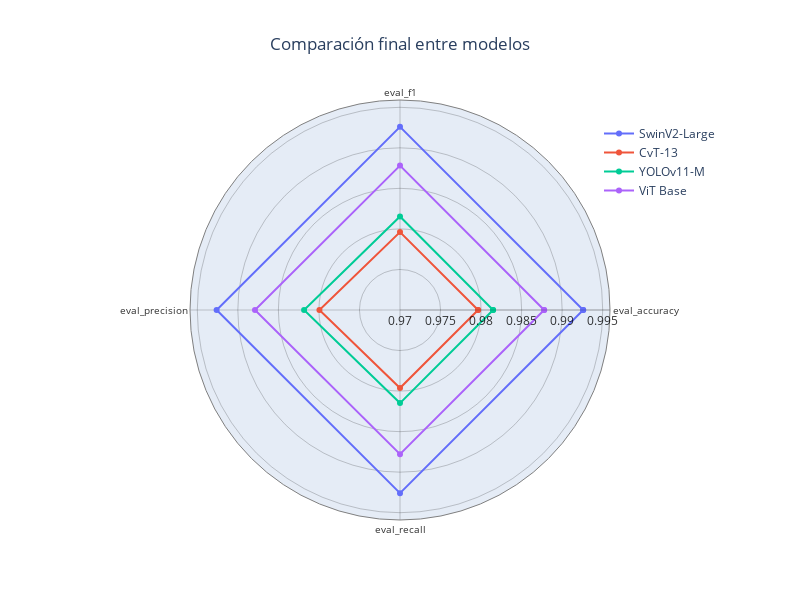

Source (notebook cell):
### Markdown cell above
### 2.5. Comparación de modelos <a name="comparacion-modelos"></a>

### Code cell
# Ajustamos los datos para el chart.
swinv2_tiny['Model'] = 'SwinV2-Tiny'
swinv2_base['Model'] = 'SwinV2-Base'
swinv2_large['Model'] = 'SwinV2-Large'
cvt_21['Model'] = 'CvT-21'
cvt_13['Model'] = 'CvT-13'
yolov11['Model'] = 'YOLOv11-M'
vit_base['Model'] = 'ViT Base'

df_all = pd.concat([swinv2_tiny, swinv2_base, swinv2_large, cvt_21, cvt_13, yolov11, vit_base], ignore_index=True)
df_plot = pd.concat([swinv2_large, cvt_13, yolov11, vit_base], ignore_index=True)
metrics = ['eval_accuracy', 'eval_f1', 'eval_precision', 'eval_recall']

plot_radar_chart(df_plot, metrics, title='Comparación final entre modelos', filename="model_comparation", range_values=[0.97, 0.9959], fig_size=(800, 600))

### Figure 1 — Plotly figure (JSON) as saved in the notebook; plotly's stock layout.template omitted (floating-point values rounded to 4 significant figures)
{"data": [{"name": "SwinV2-Large", "r": [0.9926, 0.9926, 0.9926, 0.9926, 0.9926], "theta": ["eval_accuracy", "eval_f1", "eval_precision", "eval_recall", "eval_accuracy"], "type": "scatterpolar"}, {"name": "CvT-13", "r": [0.9796, 0.9796, 0.9799, 0.9796, 0.9796], "theta": ["eval_accuracy", "eval_f1", "eval_precision", "eval_recall", "eval_accuracy"], "type": "scatterpolar"}, {"name": "YOLOv11-M", "r": [0.9815, 0.9815, 0.9818, 0.9815, 0.9815], "theta": ["eval_accuracy", "eval_f1", "eval_precision", "eval_recall", "eval_accuracy"], "type": "scatterpolar"}, {"name": "ViT Base", "r": [0.9878, 0.9878, 0.9879, 0.9878, 0.9878], "theta": ["eval_accuracy", "eval_f1", "eval_precision", "eval_recall", "eval_accuracy"], "type": "scatterpolar"}], "layout": {"height": 600, "legend": {"orientation": "v", "x": 1, "xanchor": "right", "y": 0.75, "yanchor": "bottom"}, "polar": {"angularaxis": {"gridcolor": "rgba(0, 0, 0, 0.2)", "linecolor": "gray", "linewidth": 1, "tickfont": {"color": "rgba(0, 0, 0, 0.8)", "size": 10}, "ticklen": 10}, "radialaxis": {"gridcolor": "rgba(0, 0, 0, 0.2)", "linecolor": "rgba(0, 0, 0, 0.2)", "range": [0.97, 0.9959], "tickfont": {"color": "rgba(0, 0, 0, 0.8)"}, "visible": true}}, "title": {"text": "Comparación final entre modelos", "x": 0.5}, "width": 800}}
